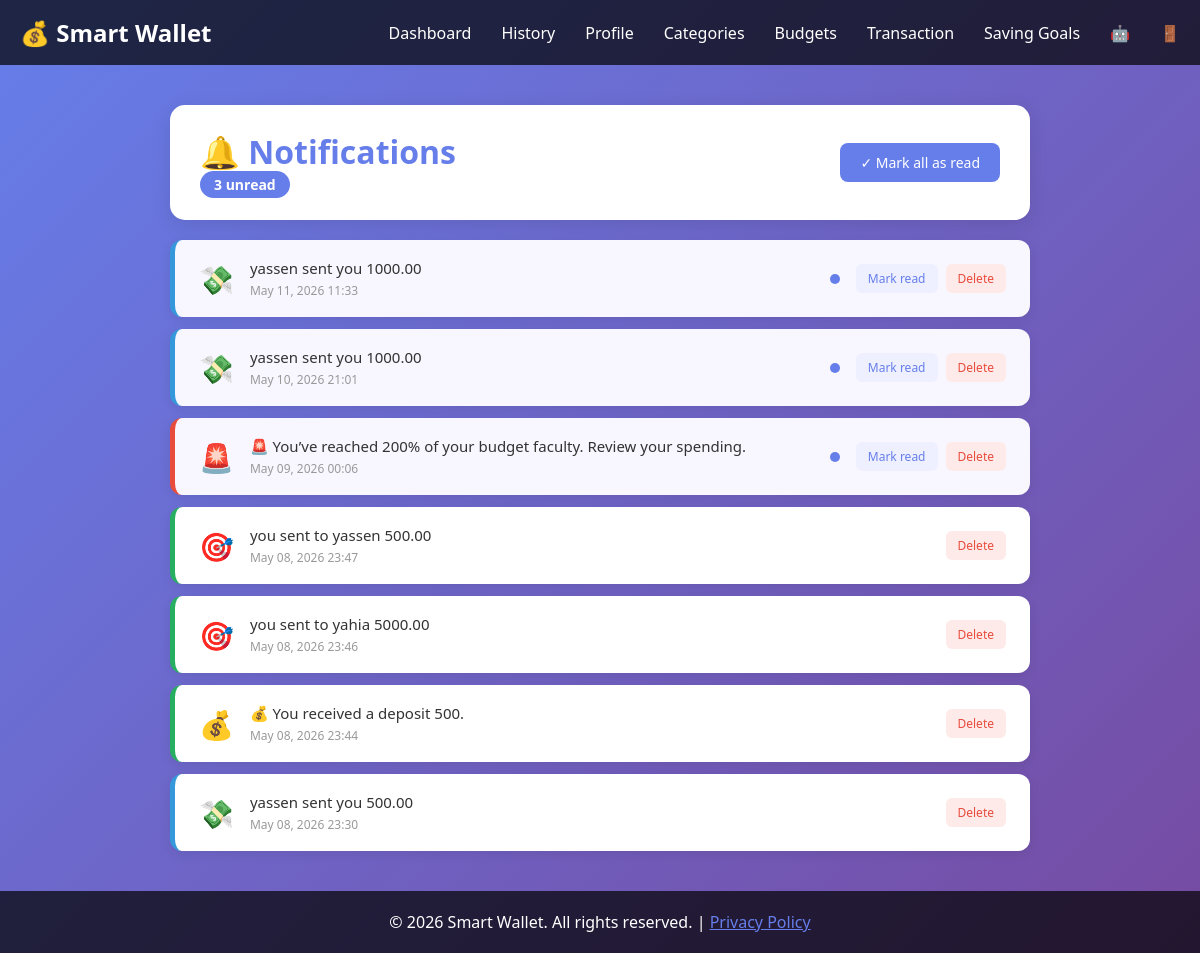
Page /notifications/ (signed in) on the committed database.
### Latest_Version/Notifications_v2/models.py (models this page shows, shortened)
class Notification(models.Model):
    TYPE_CHOICES = [
        ('BUDGET_ALERT',    'Budget Alert'),
        ('BUDGET_EXCEEDED', 'Budget Exceeded'),
        ('GOAL_COMPLETE',   'Goal Complete'),
        ('GOAL_PROGRESS',   'Goal Progress'),
        ('SEND_MONEY',      'Send Money'),
        ('DEPOSIT',         'Deposit'),
        ('GENERAL',         'General'),
    ]
    user      = models.ForeignKey(
        settings.AUTH_USER_MODEL,
        on_delete=models.CASCADE,
        related_name='notifications'
    )
    type      = models.CharField(max_length=50, choices=TYPE_CHOICES, default='GENERAL')
    message   = models.CharField(max_length=255)
    is_read   = models.BooleanField(default=False)
    timestamp = models.DateTimeField(auto_now_add=True)
    class Meta:
        ordering = ['-timestamp']

### Latest_Version/Notifications_v2/views.py (the view)
# urls.py: path('',                              views.view_notifications,  name='notifications'),
@login_required
def view_notifications(request):
    notifications = Notification.objects.filter(user=request.user).order_by('is_read', '-timestamp')
    unread_count  = notifications.filter(is_read=False).count()
    return render(request, 'notifications.html', {
        'notifications': notifications,
        'unread_count':  unread_count,
    })

### templates/notifications.html (shortened to what this page needs)
<!DOCTYPE html>
{% load static %}
<html lang="en">
<head>
    <link rel="stylesheet" href="{% static 'css/style.css' %}">
</head>
<body id="notif-body">
    <header id="notif-header">
        <nav id="user-home-nav">
            <div class="logo">💰 Smart Wallet</div>
            <ul class="nav-links">
                <li><a href="{% url 'home' %}">Dashboard</a></li>
                <li><a href="{% url 'transactions' %}">History</a></li>
                <li><a href="{% url 'profile' %}">Profile</a></li>
                <li><a href="{% url 'categories' %}">Categories</a></li>
                <li><a href="{% url 'budget' %}">Budgets</a></li>
                <li><a href="{% url 'add_transaction' %}">Transaction</a></li>
                <li><a href="{% url 'saving_goals' %}">Saving Goals</a></li>
                <li><a title="AI advisor" href="{% url 'advisor' %}">🤖 </a></li>
                <li><a title="logout" href="{% url 'logout' %}" >🚪</a></li>
            </ul>
        </nav>
    </header>
    <div class="notif-container">
        <div class="notif-header-row">
            <div>
                <h1>🔔 Notifications</h1>
                {% if unread_count > 0 %}
                    <span class="badge-count">{{ unread_count }} unread</span>
                {% endif %}
            </div>
            {% if notifications %}
                <a href="{% url 'mark_all_read' %}" class="mark-all-btn">✓ Mark all as read</a>
            {% endif %}
        </div>
        {% if notifications %}
            <div class="notif-list">
                {% for n in notifications %}
                <div class="notif-item {{ n.type }} {% if not n.is_read %}unread{% endif %}">
                    <div class="notif-icon">
                        {% if n.type == 'BUDGET_EXCEEDED' %}🚨
                        {% elif n.type == 'BUDGET_ALERT' %}⚠️
                        {% elif n.type == 'GOAL_COMPLETE' %}🎯
                        {% elif n.type == 'GOAL_PROGRESS' %}📈
                        {% elif n.type == 'SEND_MONEY' %}💸
                        {% elif n.type == 'DEPOSIT' %}💰
                        {% else %}🔔
                        {% endif %}
                    </div>
                    <div class="notif-content">
                        <div class="notif-message">{{ n.message }}</div>
                        <div class="notif-time">{{ n.timestamp|date:"M d, Y H:i" }}</div>
                    </div>
                    {% if not n.is_read %}<div class="notif-dot"></div>{% endif %}
                    <div class="notif-actions">
                        {% if not n.is_read %}
                            <a href="{% url 'mark_read' n.id %}" class="btn-read">Mark read</a>
                        {% endif %}
                        <a href="{% url 'delete_notification' n.id %}" class="btn-delete">Delete</a>
                    </div>
                </div>
                {% endfor %}
            </div>
        {% else %}
            <div class="empty-state">
                <div class="empty-icon">🔕</div>
                <h2>No notifications yet</h2>
                <p>You're all caught up! Notifications will appear here for budget alerts, goal completions, and more.</p>
            </div>
        {% endif %}
    </div>
    <footer>
        <p>&copy; 2026 Smart Wallet. All rights reserved. | <a href="#privacy" style="color: #667eea;">Privacy Policy</a></p>
    </footer>
</body>
</html>

### static/css/style.css (style rules this page uses)
* { margin: 0; padding: 0; box-sizing: border-box; }
#user-home-nav { max-width: 1200px; margin: 0 auto; padding: 0 20px; display: flex; justify-content: space-between; align-items: center; }
.logo { font-size: 24px; font-weight: bold; color: #fff; }
.nav-links { display: flex; gap: 30px; list-style: none; }
.nav-links a { color: #fff; text-decoration: none; transition: color 0.3s; }
footer { background-color: rgba(0, 0, 0, 0.7); color: #fff; text-align: center; padding: 20px; margin-top: 40px; }

### templates/notifications.html (style rules this page uses)
#notif-body { font-family: 'Segoe UI', Tahoma, Geneva, Verdana, sans-serif; background: linear-gradient(135deg, #667eea 0%, #764ba2 100%); min-height: 100vh; color: #333; }
#notif-header { background-color: rgba(0,0,0,0.7); padding: 1rem 0; }
.notif-container { max-width: 900px; margin: 40px auto; padding: 0 20px; }
.notif-header-row { display: flex; justify-content: space-between; align-items: center; background: white; border-radius: 15px; padding: 25px 30px; margin-bottom: 20px; box-shadow: 0 5px 20px rgba(0,0,0,0.1); }
.notif-header-row h1 { color: #667eea; margin: 0; }
.notif-header-row .badge-count { background: #667eea; color: white; border-radius: 20px; padding: 4px 14px; font-size: 14px; font-weight: bold; }
.mark-all-btn { background: #667eea; color: white; border: none; border-radius: 8px; padding: 10px 20px; cursor: pointer; font-size: 14px; text-decoration: none; display: inline-block; }
.notif-list { display: flex; flex-direction: column; gap: 12px; }
.notif-item { background: white; border-radius: 12px; padding: 18px 24px; box-shadow: 0 3px 12px rgba(0,0,0,0.08); display: flex; align-items: center; gap: 16px; border-left: 5px solid #ddd; transition: transform 0.2s; }
.notif-item.unread { border-left-color: #667eea; background: #f8f7ff; }
.notif-item.BUDGET_EXCEEDED { border-left-color: #e74c3c; }
.notif-item.GOAL_COMPLETE { border-left-color: #27ae60; }
.notif-item.SEND_MONEY { border-left-color: #3498db; }
.notif-item.DEPOSIT { border-left-color: #27ae60; }
.notif-icon { font-size: 28px; flex-shrink: 0; }
.notif-content { flex: 1; }
.notif-content .notif-message { font-size: 15px; color: #333; margin-bottom: 4px; }
.notif-content .notif-time { font-size: 12px; color: #999; }
.notif-dot { width: 10px; height: 10px; background: #667eea; border-radius: 50%; flex-shrink: 0; }
.notif-actions { display: flex; gap: 8px; flex-shrink: 0; }
.btn-read { background: #eef0ff; color: #667eea; border: none; border-radius: 6px; padding: 6px 12px; cursor: pointer; font-size: 12px; text-decoration: none; }
.btn-delete { background: #ffeaea; color: #e74c3c; border: none; border-radius: 6px; padding: 6px 12px; cursor: pointer; font-size: 12px; text-decoration: none; }

### rows in the picture
Notification: message "yassen sent you 1000.00", timestamp "May 11, 2026 11:33", is_read False (drawn)
Notification: message "yassen sent you 1000.00", timestamp "May 10, 2026 21:01", is_read False (drawn)
Notification: message "🚨 You’ve reached 200% of your budget faculty. Review your spending.", timestamp "May 09, 2026 00:06", is_read False (drawn)
Notification: message "you sent to yassen 500.00", timestamp "May 08, 2026 23:47"
Notification: message "you sent to yahia 5000.00", timestamp "May 08, 2026 23:46"
Notification: message "💰 You received a deposit 500.", timestamp "May 08, 2026 23:44"
Notification: message "yassen sent you 500.00", timestamp "May 08, 2026 23:30"

### other values in the picture
{{ unread_count }} "3"
